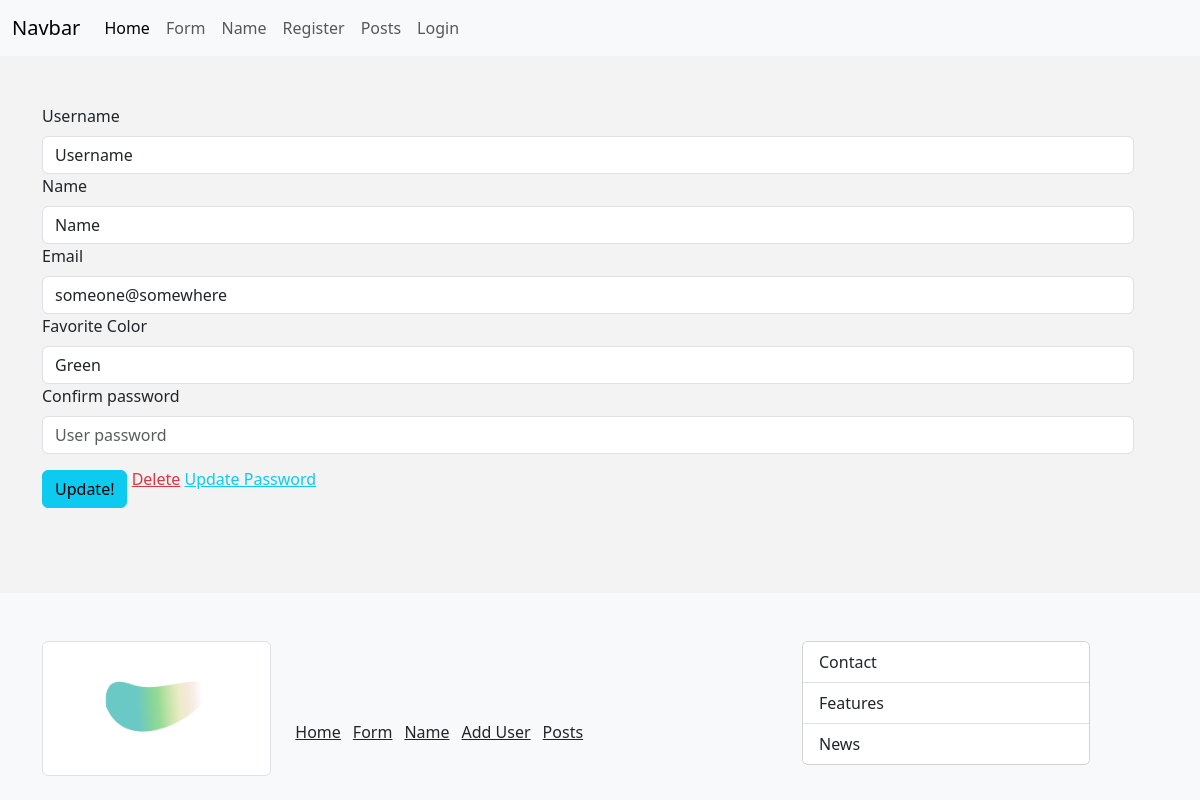
The page /user/1 on the database as committed earlier.
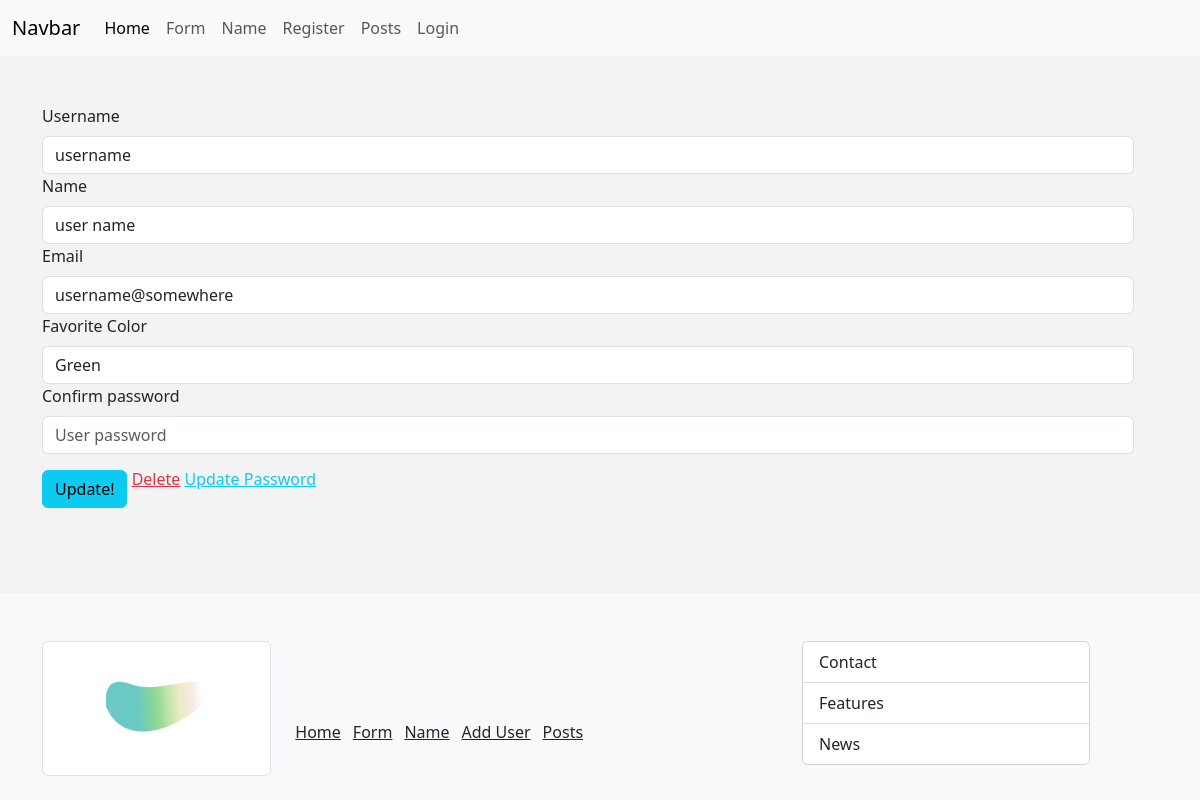
The same page on the database as committed later.
### main.py (models this page shows, shortened)
class Users(db.Model, UserMixin):
	id = db.Column(db.Integer, primary_key=True)
	username = db.Column(db.String(25), nullable=False) # unique=True causes a problem
	name = db.Column(db.String(55), nullable=False)
	email = db.Column(db.String(125), nullable=False, unique=True)
	date_added = db.Column(db.DateTime, default=datetime.utcnow)
	favorite_color = db.Column(db.String(25))
	password = db.Column(db.String(101), nullable=False)

### main.py (the view, shortened to what this page needs)
@app.route("/user/<int:id>", methods=["GET", "POST"])
def get_user(id):
	if request.method == "GET":
		user = Users.query.get_or_404(id)
		return render_template("user/update_user.html", user=user)
	else:
		return redirect(url_for("add_user"))

### templates/user/update_user.html (shortened to what this page needs)
{% extends 'base.html' %}
{% block content %}
	<form class="form" method="POST" action="">
		<label for="username" class="form-label">Username</label>
		<input type="text" class="form-control" value="{{user.username}}" placeholder="{{user.username}}" name="username">
		<label for="name" class="form-label">Name</label>
		<input type="text" class="form-control" value="{{user.name}}" placeholder="{{user.name}}" name="name">
		<label for="email" class="form-label">Email</label>
		<input type="text" class="form-control" value="{{user.email}}" placeholder="{{user.email}}" name="email">
		<label for="favorite_color" class="form-label">Favorite Color</label>
		<input type="text" class="form-control" value="{{user.favorite_color}}" placeholder="{{user.favorite_color}}" name="favorite_color">
		<label for="confirm_password" class="form-label">Confirm password</label>
		<input type="text" class="form-control" placeholder="User password" name="confirm_password">
		<input type="submit" value="Update!" class="btn btn-info mt-3">
		<a class="link-danger mt-5" href="{{url_for('delete_user', id = user.id)}}">Delete</a>
		<a class="link-info mt-5" href="{{url_for('update_user_password', id = user.id)}}">Update Password</a>
	</form>
{% endblock content%}

### templates/base.html (shortened to what this page needs)
<!DOCTYPE html>
<html lang="en">
  <head>
    <link
      href="https://cdn.jsdelivr.net/npm/bootstrap@5.3.3/dist/css/bootstrap.min.css"
      rel="stylesheet"
    />
    <link
      rel="stylesheet"
      href="{{url_for('static', filename='css/style.css')}}"
    />
  </head>
  <body>
    {% include 'shared/navbar.html' %}
    <div class="container main" style="padding-bottom: 5vh;">
      <div class="row mt-5">
        <div class="row">{% block content %} {% endblock content %}</div>
      </div>
    </div>
	{% include 'shared/footer.html' %}
  </body>
</html>

### templates/shared/navbar.html (shortened to what this page needs)
<nav class="navbar navbar-expand-lg bg-body-tertiary">
	<div class="container-fluid">
	  <a class="navbar-brand" href="{{url_for('index')}}">Navbar</a>
	  <div class="collapse navbar-collapse" id="navbarNav">
		<ul class="navbar-nav">
		  <li class="nav-item">
			<a class="nav-link active" aria-current="page" href="{{url_for('index')}}">Home</a>
		  </li>
		  <li class="nav-item">
			<a class="nav-link" href="{{url_for('form')}}">Form</a>
		  </li>
		  <li class="nav-item">
			<a class="nav-link" href="{{url_for('name')}}">Name</a>
		  </li>
		{% if current_user.is_anonymous %}
		  <li class="nav-item">
			<a class="nav-link" href="{{url_for('add_user')}}">Register</a>
		  </li>
		{% endif %}
		  <li class="nav-item">
			<a class="nav-link" href="{{url_for('get_posts')}}">Posts</a>
		  </li>
		{% if current_user.is_authenticated %}
		  <li class="nav-item">
			<a class="nav-link" href="{{url_for('get_dashboard')}}">Dashboard</a>
		  </li>
		  <li class="nav-item">
			<a class="nav-link link-danger" href="{{url_for('logout')}}">Logout</a>
		  </li>
		{% else %}
		  <li class="nav-item">
			<a class="nav-link" href="{{url_for('get_login')}}">Login</a>
		  </li>
		{% endif %}
		</ul>
	  </div>
	</div>
  </nav>

### templates/shared/footer.html
<footer style="margin-top: auto;">
	<div class="bg-body-tertiary text-white pt-5 pb-4">
		<div class="container">
			<div class="row">
				<div class="col-8">
					<div class="row">
						<div class="col-4">
							<img src="{{url_for('static', filename='images/background.png')}}" alt="Reverse Human" class="img-thumbnail">
						</div>
						<div class="col-8 align-middle" style="display: flex; align-items: center; gap: 1vw;">
							<a class="link-dark mt-5" href="{{url_for('index')}}">Home</a>
							<a class="link-dark mt-5" href="{{url_for('form')}}">Form</a>
							<a class="link-dark mt-5" href="{{url_for('name')}}">Name</a>
							<a class="link-dark mt-5" href="{{url_for('add_user')}}">Add User</a>
							<a class="link-dark mt-5" href="{{url_for('get_posts')}}">Posts</a>
						</div>
					</div>
				</div>
				<div class="col-4">
					<div class="card" style="width: 18rem;">
						<ul class="list-group list-group-flush">
						  <li class="list-group-item">Contact</li>
						  <li class="list-group-item">Features</li>
						  <li class="list-group-item">News</li>
						</ul>
					  </div>
				</div>
			</div>
		</div>
	</div>
</footer>

### static/css/style.css (style rules this page uses)
body { background-color: rgb(243, 243, 243); display: flex; flex-direction: column; flex-grow: 1; min-height: 100vh; }
footer { margin-top: auto; }

Rows that differ between the two databases and show on the page:
changed Users "Green": username "Username" → "username"; name "Name" → "user name"; email "someone@somewhere" → "username@somewhere"
